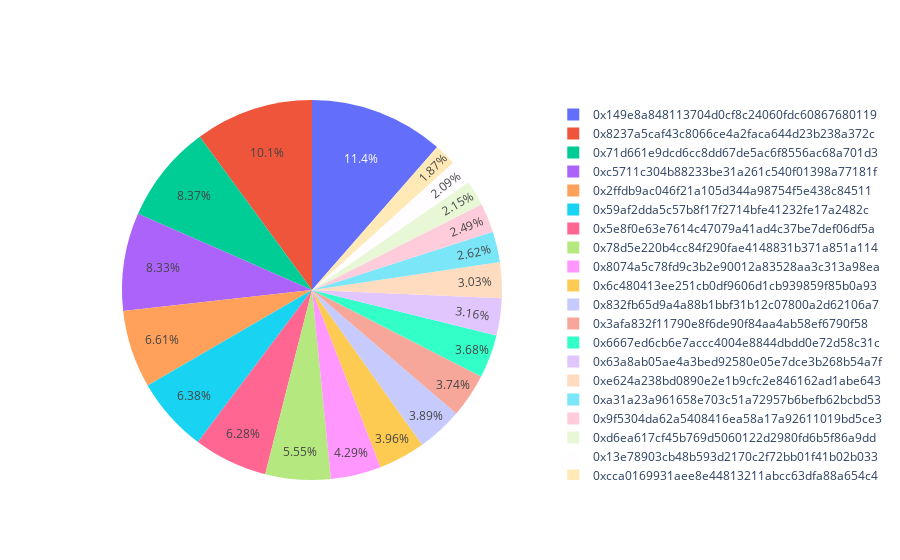

Notebook code for this chart:
### Code cell
labels = top_address_rich_list['address']
values = top_address_rich_list['balance']

trace = go.Pie(labels=labels, values=values)

iplot([trace])
